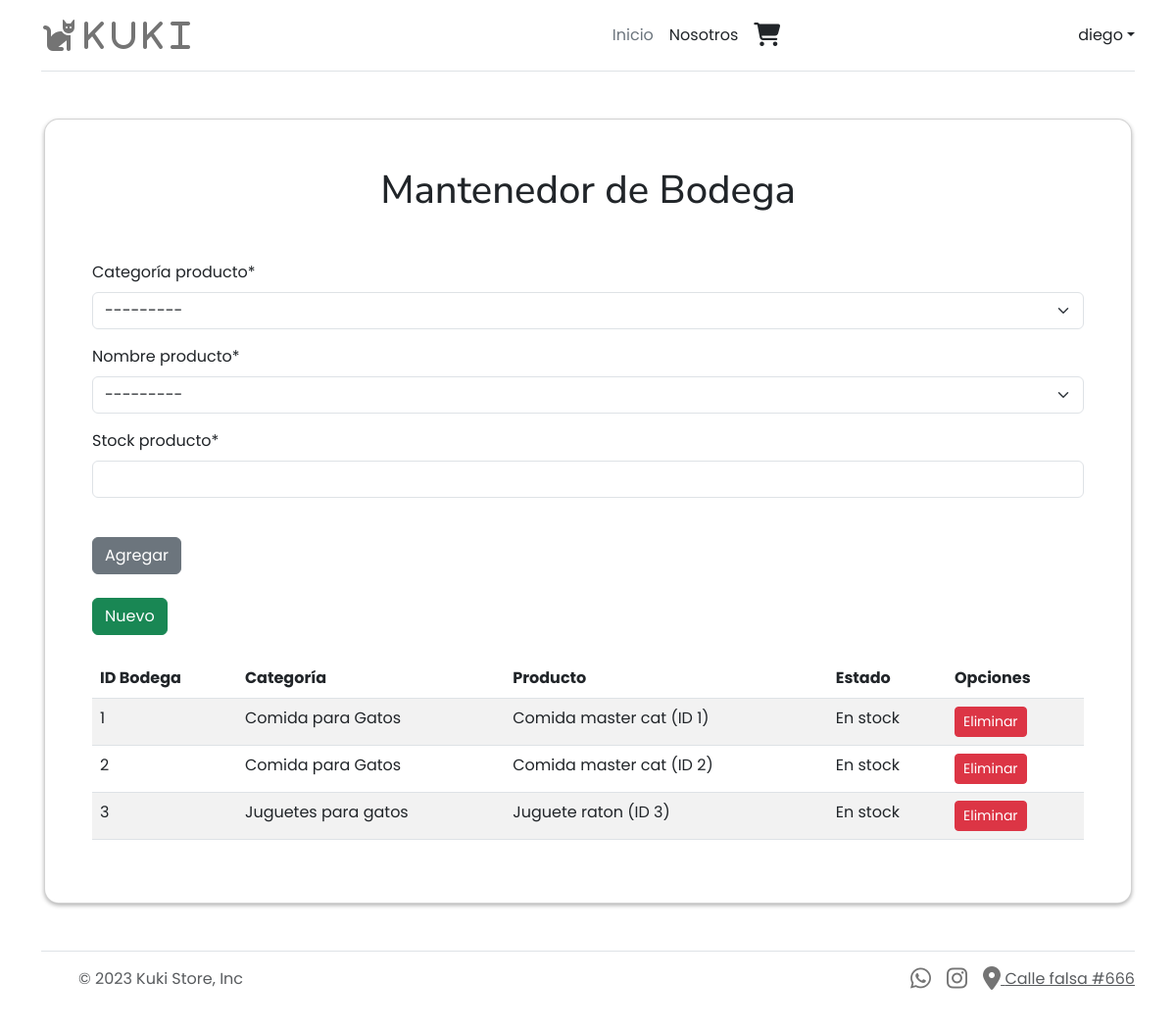
Page /bodega (signed in) on the earlier database version.
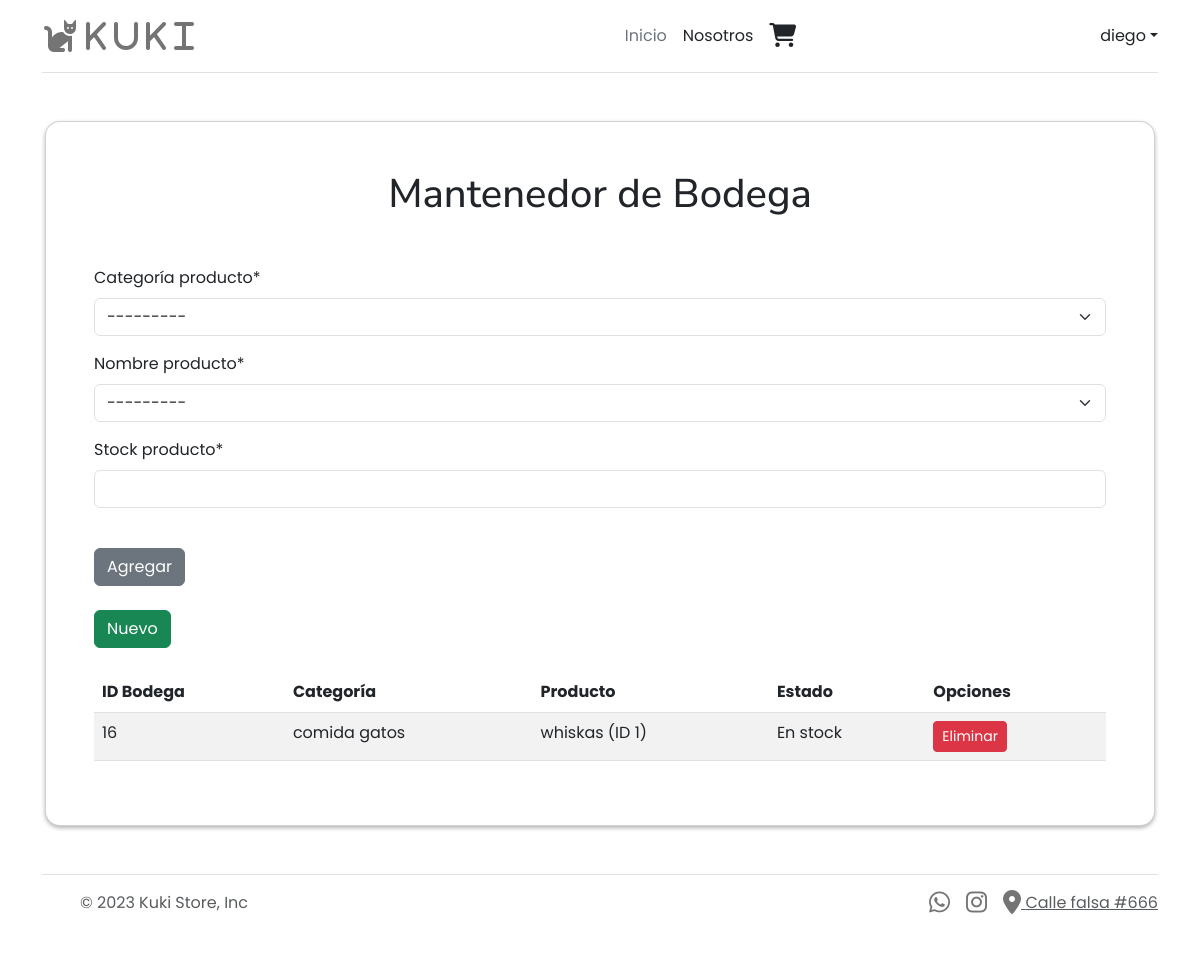
Same page on the later database version.
### core/models.py (models this page shows, shortened)
class Producto(models.Model):
    idProducto = models.AutoField(primary_key=True, verbose_name="Id de producto")
    categoriaProducto = models.ForeignKey(Categoria, on_delete=models.DO_NOTHING, verbose_name="Nombre de la categoría")
    nombreProducto = models.CharField(max_length=80, blank=False, null=False, verbose_name="Nombre del producto")
    descripcionProducto = models.CharField(max_length=80, null=False, blank=False, verbose_name="Descripción del producto")
    precioProducto = models.IntegerField(null=False, blank=False, verbose_name="Precio del producto")
    descuentoSubP = models.IntegerField(null=False, blank=False, validators=[MinValueValidator(0), MaxValueValidator(100)], verbose_name="Descuento subscriptor")
    descuentoSubO = models.IntegerField(null=False, blank=False, validators=[MinValueValidator(0), MaxValueValidator(100)], verbose_name="Descuento oferta")
    imagenProducto = models.ImageField(upload_to="img/", default="sinfoto.jpg", null=False, blank=False, verbose_name="Imagen")
    def __str__(self):
        return f'{self.nombreProducto} (ID {self.idProducto})'

class Bodega(models.Model):
    idProductoBode = models.AutoField(primary_key=True, verbose_name="Id de producto")
    categoriaProductoBode = models.ForeignKey(Categoria, on_delete=models.DO_NOTHING, verbose_name="Nombre de la categoría")
    nombreProducto = models.ForeignKey(Producto, on_delete=models.DO_NOTHING, verbose_name='Producto')
    stockProducto = models.IntegerField(null=False, blank=False, verbose_name="Stock producto")

class Categoria(models.Model):
    idCategoria = models.AutoField(primary_key=True, verbose_name="Id de categoría")
    nombreCategoria = models.CharField(max_length=80, blank=False, null=False, verbose_name="Nombre de la categoría")
    def __str__(self):
        return self.nombreCategoria

### core/views.py (the view)
# urls.py: path('bodega', bodega, name="bodega"),
@user_passes_test(lambda u: u.is_staff)
def bodega(request):
    if request.method == "POST":
        form = BodegaForm(request.POST)
        if form.is_valid():
            categoria = form.cleaned_data['categoriaProducto']
            nombre = form.cleaned_data['nombreProducto']
            stock = form.cleaned_data['stockProducto']
            try:
                for _ in range(stock):
                    bodega = Bodega(
                        categoriaProductoBode=categoria,
                        nombreProducto=nombre,
                        stockProducto=1
                    )
                    bodega.save()
                messages.success(request, "El producto fue agregado correctamente a la bodega")
                return redirect('bodega')
            except Exception as e:
                messages.error(request, "Ocurrió un error al agregar el producto a la bodega: {}".format(str(e)))
                return redirect('bodega')
    else:
        form = BodegaForm()
    lista_productos = Bodega.objects.all().order_by('idProductoBode')
    if request.method == "POST" and "eliminar" in request.POST:
        producto_id = request.POST.get('eliminar')
        producto = get_object_or_404(Bodega, idProductoBode=producto_id)
        producto.delete()
        messages.success(request, "El producto fue eliminado correctamente de la bodega")
        return redirect('bodega')
    return render(request, "core/bodega.html", {'form': form, 'lista_productos': lista_productos})

### core/forms.py
class BodegaForm(forms.ModelForm):
    categoriaProducto = forms.ModelChoiceField(queryset=Categoria.objects.all(), label='Categoría producto', widget=forms.Select(attrs={'class': 'form-select'}))
    nombreProducto = forms.ModelChoiceField(queryset=Producto.objects.all(), label='Nombre producto', widget=forms.Select(attrs={'class': 'form-select'}))
    stockProducto = forms.IntegerField(label='Stock producto')
    class Meta:
        model = Bodega
        fields = ['categoriaProducto', 'nombreProducto', 'stockProducto']

### core/templates/core/bodega.html (shortened to what this page needs)
{% extends 'core/base.html' %}
{% load static %}
{% load crispy_forms_tags %}
{% block content %}
        <div class="container my-5">
          <div class="card-body card p-5">
            <h1 class="text-center mb-4">Mantenedor de Bodega</h1>
            <br>
            <div class="row">
              <form method="POST" id="formbode">
                {{ form|crispy }}
              <div class="col-md-2">
                <div class="form-group">
                  <button type="submit" class="btn btn-secondary mt-4" id="agregar">Agregar</button>
                  <button type="button" class="btn btn-success mt-4" id="nuevo">Nuevo</button>
                </div>
              </div>
            </form>
            </div>
<br>
            {% if lista_productos   %}
            <table class="table table-striped">
              <thead>
                <tr>
                  <th>ID Bodega</th>
                  <th>Categoría</th>
                  <th>Producto</th>
                  <th>Estado</th>
                  <th>Opciones</th>
                </tr>
              </thead>
              <tbody>
                {% for pro in lista_productos   %}
                <tr>
                  <td>{{ pro.idProductoBode }}</td>
                  <td>{{ pro.categoriaProductoBode }}</td>
                  <td>{{ pro.nombreProducto }}</td>
                  <td>En stock</td>
                  <td>
                    <form method="POST">
                      <button type="submit" class="btn btn-danger btn-sm">Eliminar</button>
                  </form>
                 </td>
                </tr>
                {% endfor %}
              </tbody>
            </table>
            {% endif %}
            </div>
          </div>
          {% endblock content %}

Differences in the rows shown:
removed Producto: categoriaProducto "---------"
removed Bodega: idProductoBode "1", categoriaProductoBode "Comida para Gatos", nombreProducto "Comida master cat (ID 1)"
removed Bodega: idProductoBode "2", categoriaProductoBode "Comida para Gatos", nombreProducto "Comida master cat (ID 2)"
removed Bodega: idProductoBode "3", categoriaProductoBode "Juguetes para gatos", nombreProducto "Juguete raton (ID 3)"
added Bodega: idProductoBode "16", categoriaProductoBode "comida gatos", nombreProducto "whiskas (ID 1)"
